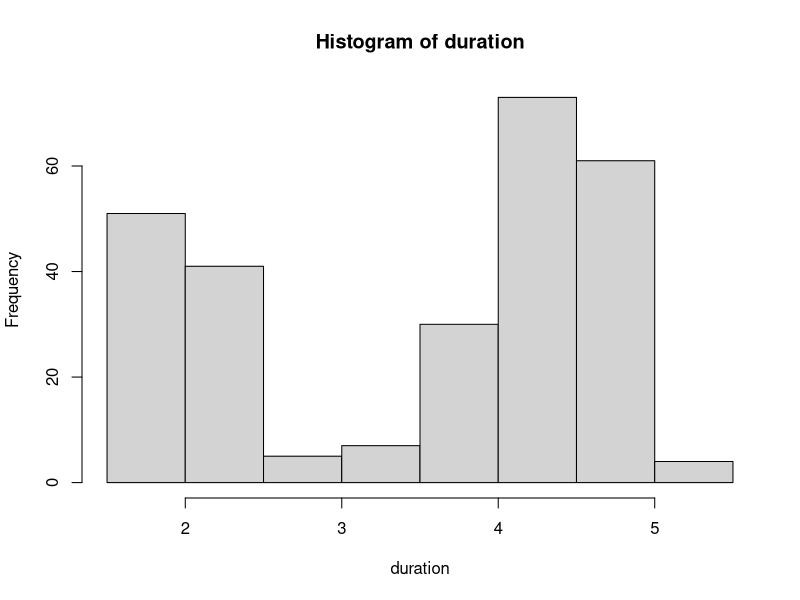
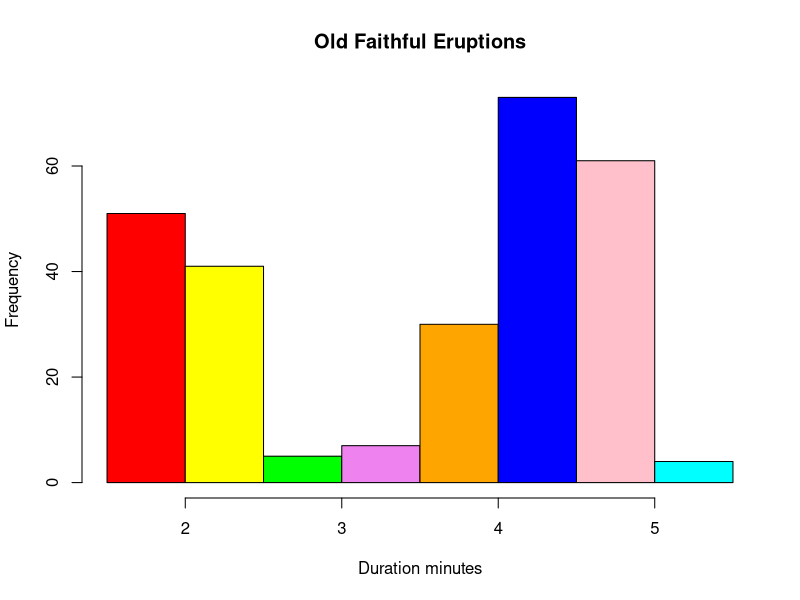
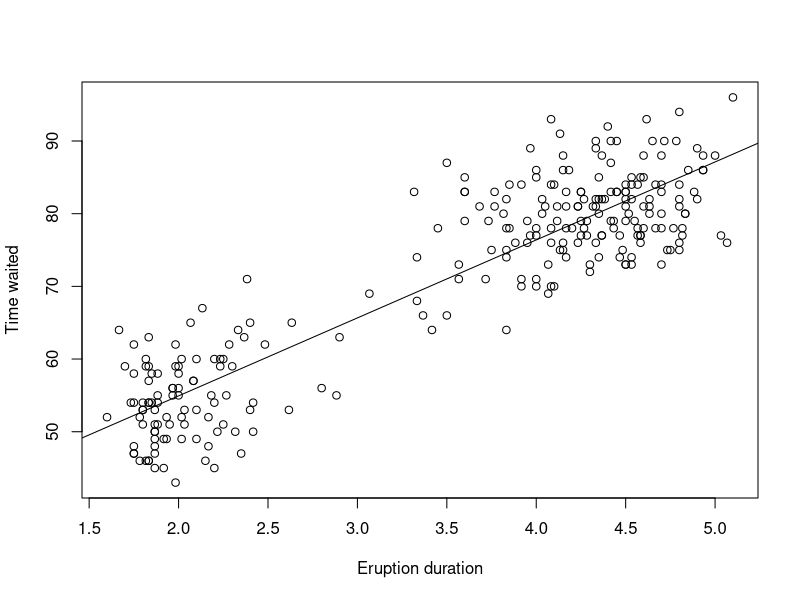

Write R code to recreate these figures, in order.
head(faithful) 
ls.str(faithful)
duration = faithful$eruptions 
range(duration)
hist(duration, right=FALSE)   # apply the hist function


#Break the range into non-overlapping sub-intervals

breaks = seq(1.5, 5.5, by=0.5)    # half-integer sequence 
breaks

duration.cut = cut(duration, breaks, right=FALSE)

duration.freq = table(duration.cut) # frequency distribution
duration.freq


cbind(duration.freq)  # print the result in column format

colors = c("red", "yellow", "green", "violet", "orange", "blue", "pink", "cyan") 

hist(duration,  right=FALSE, col=colors,  main="Old Faithful Eruptions", 
     xlab="Duration minutes")   # apply the hist function

# relative frequency distribution

duration.relfreq = duration.freq / nrow(faithful) 
duration.relfreq 


old = options(digits=1) # print with fewer digits
duration.relfreq

options(old)    # restore the old option 

old = options(digits=1) 
cbind(duration.freq, duration.relfreq) #cbind function to print the result in column format



duration = faithful$eruptions      # the eruption durations 
waiting = faithful$waiting       # the waiting interval 
plot(duration, waiting,  xlab="Eruption duration", ylab="Time waited") #apply the scatter function


abline(lm(waiting ~ duration)) #generate a linear regression model of the two variables


